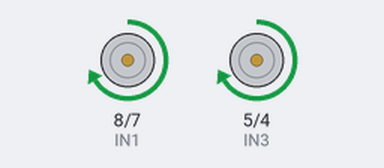
This sketch was run on a simulated Arduino Uno, built with avr-gcc and run on an emulated ATmega328P. Parts: motor-driver pin pairs drawn as motors (green arrow = first pin HIGH = forward, orange = second pin HIGH = backward, longer = more drive, scaled by the enable pin).

Above: at 0.5 s.
At 5.0 s:
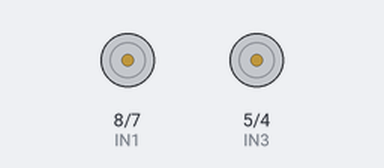
Timing chart, 0 to 6.9 s (numbered marks = the images above):
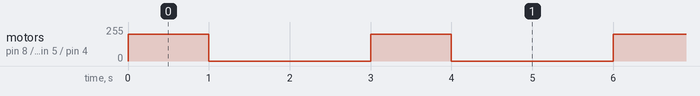

The sketch:

app.ino
```cpp
// 우측 바퀴
int IN1 = 8;
int IN2 = 7;
int EN1 = 9;

// 좌측 바퀴
int IN3 = 5;
int IN4 = 4;
int EN2 = 3;  // PWM 제어

void setup()
{
    pinMode(IN1, OUTPUT);
    pinMode(IN2, OUTPUT);
    pinMode(EN1, OUTPUT);
    pinMode(IN3, OUTPUT);
    pinMode(IN4, OUTPUT);
    pinMode(EN2, OUTPUT);
}

void loop()
{
    // 전진
    digitalWrite(IN1, HIGH);
    digitalWrite(IN2, LOW);
    analogWrite(EN1, 200);
    digitalWrite(IN3, HIGH);
    digitalWrite(IN4, LOW);
    analogWrite(EN2, 200);
    delay(1000);

    // 정지
    digitalWrite(IN1, LOW);
    digitalWrite(IN2, LOW);
    digitalWrite(IN3, LOW);
    digitalWrite(IN4, LOW);
    delay(2000);
}
```

Measured:
- by itself, motor on pin 8 (IN1) / pin 7 (IN2), motor on pin 5 (IN3) / pin 4 (IN4): alternates forward 200/255 for 1.0 s and stopped for 2.0 s
